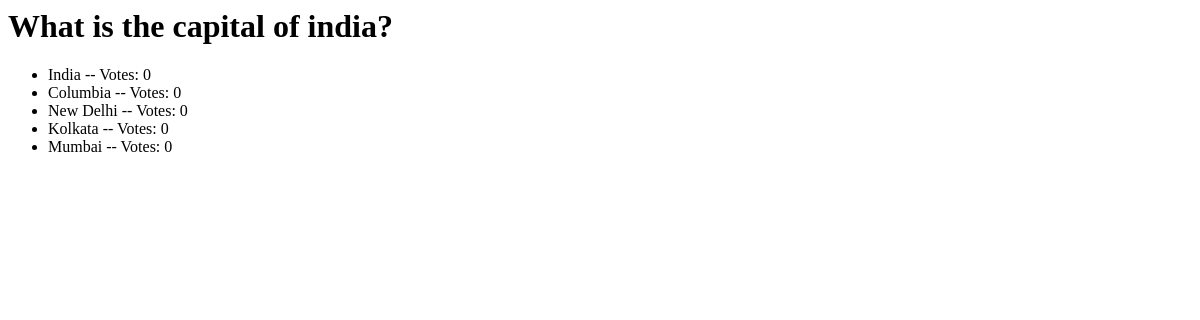
The page /polls/2/results/ on the database as committed earlier.
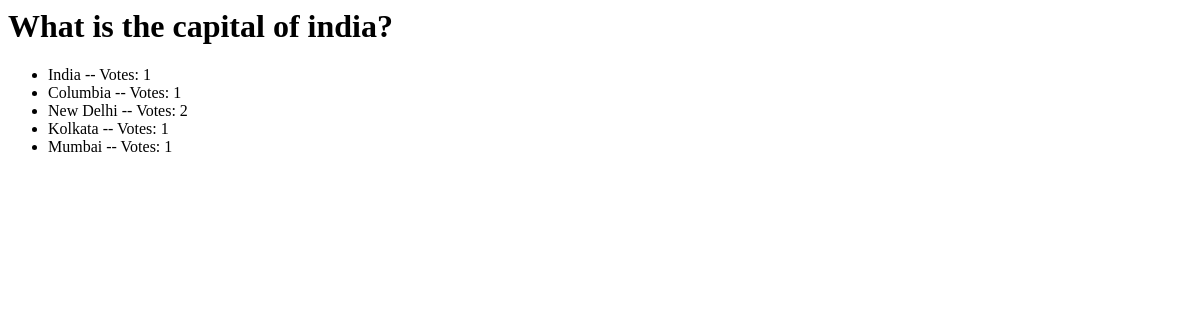
The same page on the database as committed later.
### polls/models.py (models this page shows, shortened)
class Question(models.Model):
	question_text =  models.CharField(max_length=200)
	pub_date = models.DateTimeField('date published')
	def was_published_recently(self):
		return self.pub_date >= timezone.now() - datetime.timedelta(days=1)
	was_published_recently.admin_order_field = 'pub_date'
	was_published_recently.boolean = True
	was_published_recently.short_description = 'Published Recently?'

class Choice(models.Model):
	question = models.ForeignKey(Question)
	choice_text = models.CharField(max_length=200)
	votes = models.IntegerField(default=0)

### polls/views.py (the view)
# urls.py: url(r'^(?P<question_id>\d+)/results/$',views.results,name='results'),
def results(request,question_id):
	question = get_object_or_404(Question,pk=question_id)
	return render(request,'polls/results.html',{'question': question })

### polls/templates/polls/results.html
<h1>{{ question.question_text }}</h1>
<ul>
	{% for choice in question.choice_set.all %}
		<li>{{ choice.choice_text}} -- Votes: {{ choice.votes }}</li>
	{% endfor %}
</ul>

Rows that differ between the two databases and show on the page:
changed Choice "India": votes "0" → "1"
changed Choice "Columbia": votes "0" → "1"
changed Choice "New Delhi": votes "0" → "2"
changed Choice "Kolkata": votes "0" → "1"
changed Choice "Mumbai": votes "0" → "1"
